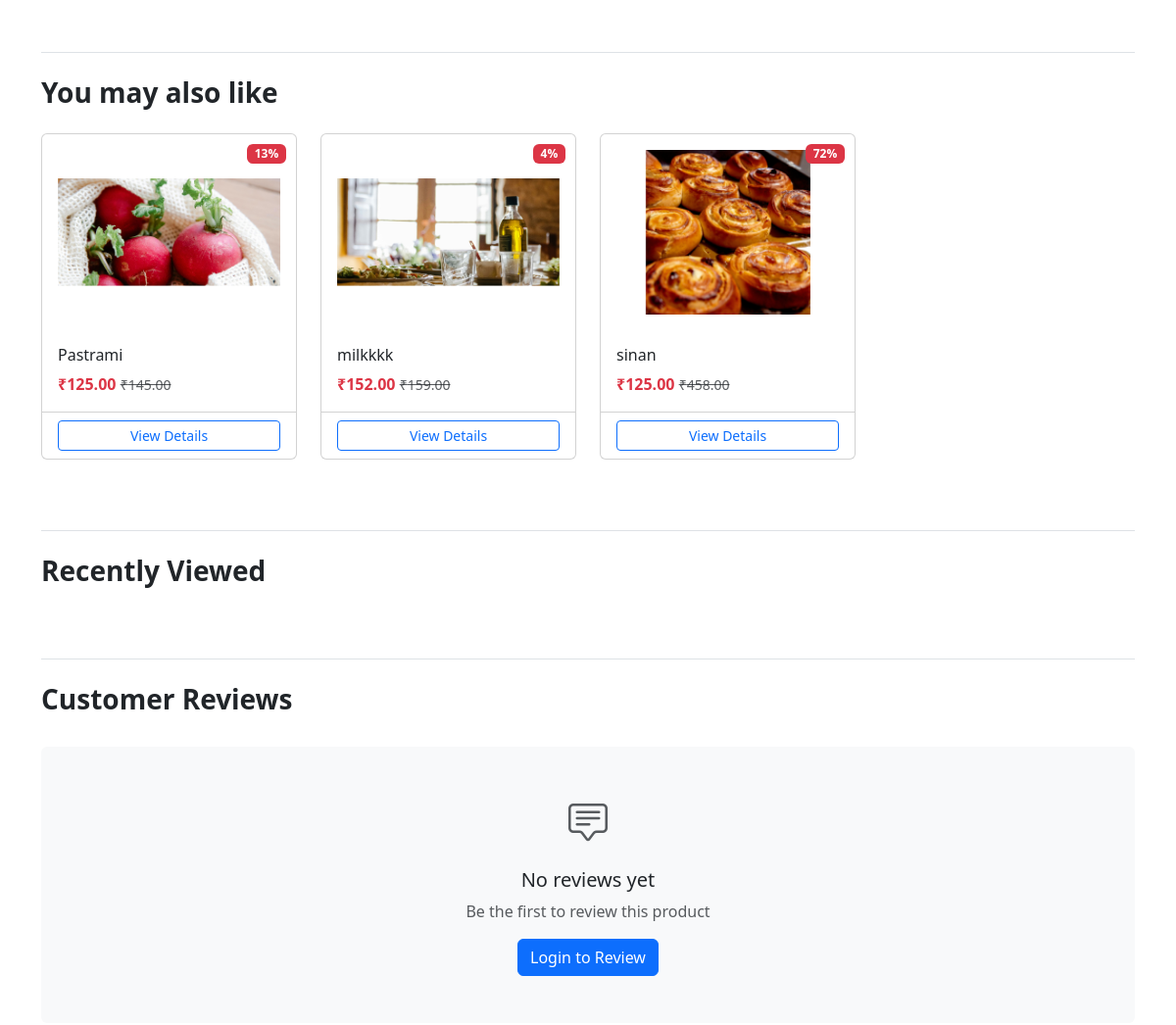
Page /product/mk/ (middle part) on the earlier database version.
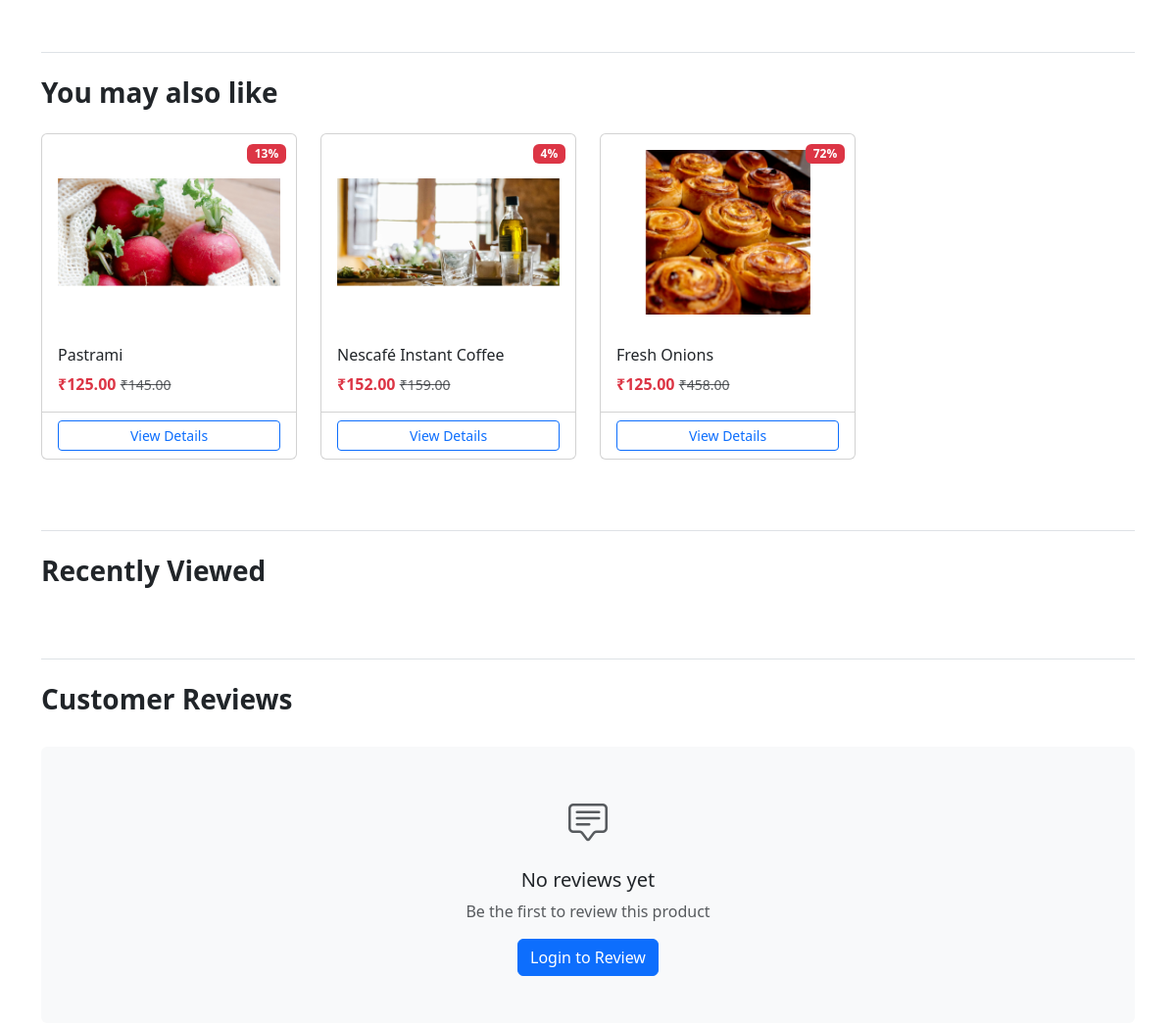
Same page on the later database version.
### shop/models.py (models this page shows, shortened)
class ProductVariant(models.Model):
    product = models.ForeignKey(Product, on_delete=models.CASCADE, related_name='variants')
    values = models.ManyToManyField(VariantValue)
    price = models.DecimalField(max_digits=10, decimal_places=2)
    discount_price = models.DecimalField(max_digits=10, decimal_places=2, null=True, blank=True)
    stock = models.IntegerField()
    sku = models.CharField(max_length=50, unique=True, blank=True)
    image = models.ImageField(upload_to='variants/', null=True, blank=True)
    sold_count = models.IntegerField(default=0)
    @property
    def get_discount_percentage(self):
        if self.discount_price:
            return int(100 - (self.discount_price / self.price * 100))
        return 0

class Product(models.Model):
    category = models.ForeignKey(Category, on_delete=models.CASCADE, related_name='products')
    name = models.CharField(max_length=255)
    slug = models.SlugField(unique=True ,blank=True)
    description = models.TextField()
    price = models.DecimalField(max_digits=10, decimal_places=2)
    discount_price = models.DecimalField(max_digits=10, decimal_places=2, null=True, blank=True)
    image = models.ImageField(upload_to='products/')
    is_featured = models.BooleanField(default=False)
    sold_count = models.PositiveIntegerField(default=0)
    created_at = models.DateTimeField(auto_now_add=True)
    views = models.PositiveIntegerField(default=1)
    available = models.BooleanField(default=True)
    stock = models.PositiveIntegerField(default=0)
    def save(self, *args, **kwargs):
        super().save(*args, **kwargs)
    @property
    def has_variants(self):
        return self.variants.exists()
    @property
    def get_discount_percentage(self):
        if self.discount_price:
            return int(100 - (self.discount_price / self.price * 100))
        return 0

### shop/views.py (the view)
# urls.py: path('product/<slug:slug>/', views.product_detail, name='product_detail'),
def product_detail(request, slug):
    product = get_object_or_404(
        Product.objects.prefetch_related(
            Prefetch(
                'variants',
                queryset=ProductVariant.objects.order_by('-stock').prefetch_related('values__option')
            ),
            'images',        # Prefetch all additional product images
            'reviews__user'  # Prefetch all reviews and the user who wrote them
        ),
        slug=slug,
        available=True
    )
    all_product_variants = list(product.variants.all())
    default_variant = all_product_variants[0] if all_product_variants else None
    product.views = F('views') + 1
    product.save(update_fields=['views'])
    product.refresh_from_db(fields=['views']) # Gets the updated value from the DB
    cart_product_form = CartAddProductForm()
    default_variant_prefetch = Prefetch(
        'variants',
        queryset=ProductVariant.objects.order_by('-stock'),
        to_attr='default_variant_list'
    )
    similar_products = Product.objects.filter(
        category=product.category
    ).exclude(id=product.id).prefetch_related(default_variant_prefetch)[:4]
    similar_variants = []
    for sp in similar_products:
        if sp.default_variant_list:
            similar_variants.append(sp.default_variant_list[0])
    reviews = sorted(product.reviews.all(), key=lambda r: r.created_at, reverse=True)
    average_rating = sum(r.rating for r in reviews) / len(reviews) if reviews else 0
    recently_viewed_variant_ids = request.session.get('recently_viewed_variants', [])
    if default_variant and default_variant.id in recently_viewed_variant_ids:
        recently_viewed_variant_ids.remove(default_variant.id)
    if default_variant:
        recently_viewed_variant_ids.insert(0, default_variant.id)
    request.session['recently_viewed_variants'] = recently_viewed_variant_ids[:5]
    recently_viewed_queryset = ProductVariant.objects.select_related('product').filter(
        id__in=recently_viewed_variant_ids
    )
    if default_variant:
        recently_viewed_queryset = recently_viewed_queryset.exclude(id=default_variant.id)
    recently_viewed = sorted(
        recently_viewed_queryset,
        key=lambda x: recently_viewed_variant_ids.index(x.id)
    )
    review_form = ReviewForm()
    if request.method == 'POST' and request.user.is_authenticated:
        pass
    option_map = {}
    for variant in all_product_variants:
        for value in variant.values.all():
            option_name = value.option.name
            if option_name not in option_map:
                option_map[option_name] = set()
            option_map[option_name].add(value.value)
    for key in option_map:
        option_map[key] = sorted(list(option_map[key]))
    variant_data = [{
        'values': [v.value.lower() for v in variant.values.all()],
        'stock': variant.stock
    } for variant in all_product_variants]
    context = {
        'product': product,
        'default_variant': default_variant,
        'reviews': reviews,
        'average_rating': average_rating,
        'similar_variants': similar_variants,
        'variant_options': option_map,
        'variant_data_json': json.dumps(variant_data),
        'cart_product_form': cart_product_form,
        'review_form': review_form,
        'recently_viewed_variants': recently_viewed,
    }
    return render(request, 'shop/product_detail.html', context)

### shop/context_processors.py (called while the page is built)
def wishlist_context(request):
    wishlist_count = 0
    if request.user.is_authenticated:
        wishlist_count = Wishlist.objects.filter(user=request.user).count()
    return {'wishlist_items_count': wishlist_count}

### shop/templates/shop/product_detail.html (shortened to what the changed rows need)
{% extends 'shop/base.html' %}
{% load static %}
{% block content %}
<div class="container py-5">
    <div class="similar-products mt-5 pt-4 border-top">
        <div class="row">
            {% for variant in similar_variants %}
                <div class="col-6 col-md-3 mb-4">
                    <div class="card h-100 product-card">
                        {% if variant.discount_price %}
                            <span class="badge bg-danger position-absolute" style="top: 10px; right: 10px;">
                                {{ variant.get_discount_percentage }}%
                            </span>
                        {% endif %}
                        <img src="{% if variant.image %}{{ variant.image.url }}{% else %}{{ variant.product.image.url }}{% endif %}"
                        class="card-img-top p-3"
                        alt="{{ variant.product.name }}"
                        style="height: 200px; object-fit: contain;">
                        <div class="card-body">
                            <h6 class="card-title">{{ variant.product.name|truncatechars:40 }}</h6>
                            <div class="price">
                                {% if variant.discount_price %}
                                    <span class="text-danger fw-bold">₹{{ variant.discount_price }}</span>
                                    <small class="text-decoration-line-through text-muted">₹{{ variant.price }}</small>
                                {% else %}
                                    <span class="fw-bold">₹{{ variant.price }}</span>
                                {% endif %}
                            </div>
                        </div>
                        <div class="card-footer bg-transparent">
                            {% if variant.stock > 0 %}
                                <a href="{% url 'shop:product_detail' variant.product.slug %}" class="btn btn-outline-primary btn-sm w-100">View Details</a>
                            {% else %}
                                <button class="btn btn-outline-secondary btn-sm w-100" disabled>Out of Stock</button>
                            {% endif %}
                        </div>
                    </div>
                </div>
            {% endfor %}
        </div>
    </div>
</div>
{% endblock %}

Differences in the rows shown:
changed through a linked row, ProductVariant: product.name "milkkkk" → "Nescafé Instant Coffee"
changed through a linked row, ProductVariant: product.name "sinan" → "Fresh Onions"
